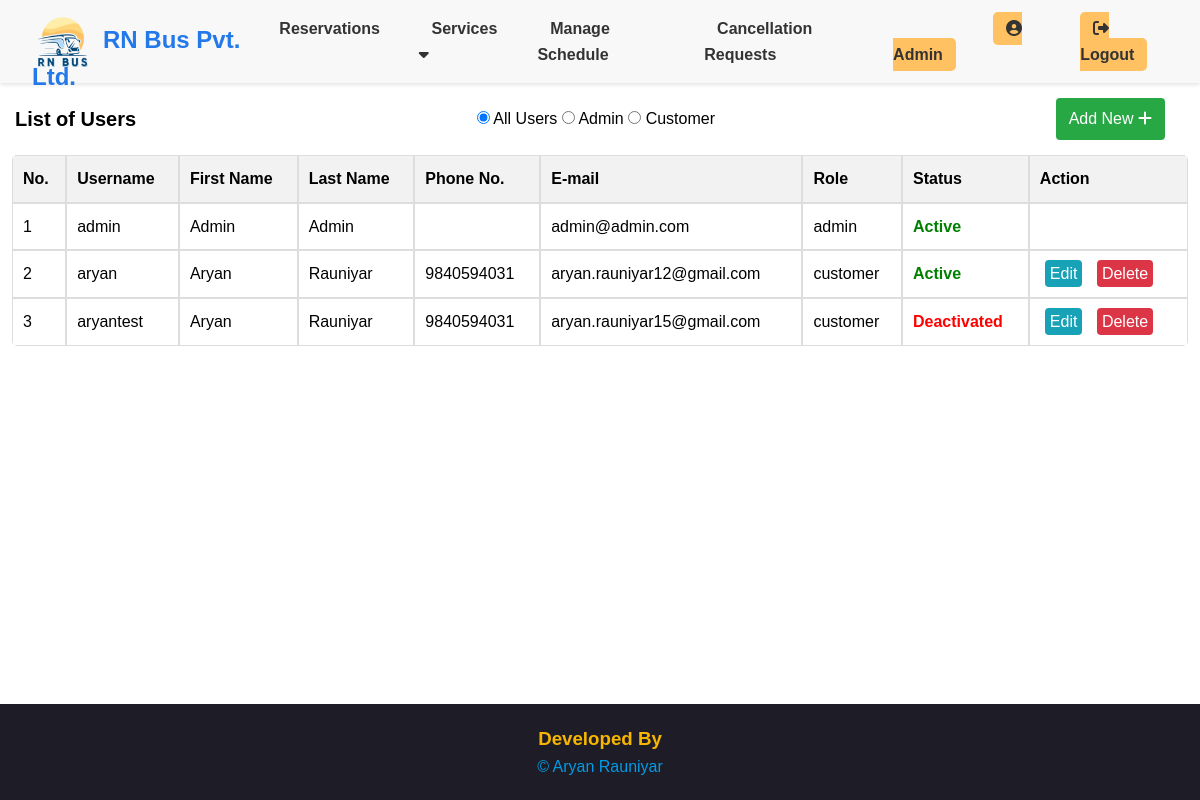
Page /admin/list_users.php (signed in) on the committed database.
### tables this page shows
CREATE TABLE `users` (
  `id` int(11) NOT NULL,
  `username` varchar(50) NOT NULL,
  `password` varchar(255) NOT NULL,
  `firstname` varchar(255) NOT NULL,
  `lastname` varchar(255) NOT NULL,
  `phoneno` varchar(255) NOT NULL,
  `email` varchar(100) NOT NULL,
  `user_role` varchar(255) NOT NULL,
  `user_image` text NOT NULL,
  `status` int(11) NOT NULL,
  `activation_code` varchar(250) DEFAULT NULL
);

### admin/list_users.php (the view, shortened to what this page needs)
<?php
$servername = "localhost";
$username = "root";
$password = "";
$dbname = "rn_bus_db";
$conn = new mysqli($servername, $username, $password, $dbname);
$sql = "SELECT id, username, firstname, lastname, phoneno, email, status, user_role FROM users";
$result = $conn->query($sql);
?>
<!DOCTYPE html>
<html lang="en">
<head>
    <link rel="stylesheet" href="style.css">
    <link rel="stylesheet" href="list_bus.css">
    <link rel="stylesheet" href="https://cdnjs.cloudflare.com/ajax/libs/font-awesome/6.2.0/css/all.min.css">
</head>
<body>
    <header>
        <nav class="navbar">
            <a class="linklogo" href="../"><img class="logo" src="../images/logo2.png" style="height: inherit; margin: 0px 6px;">RN Bus Pvt. Ltd.</a>
            <ul class="nav-links">
                <li><a href="list_reservations.php">Reservations</a></li>
                <li class="dropdown">
                        <a href="#">Services <i class="fa fa-caret-down" aria-hidden="true"></i></a>
                </li>
                <li><a href="manage_schedule.php">Manage Schedule</a></li>
                <li><a href="list_cancelrequest.php">Cancellation Requests</a></li>
                 <li ><a href="profile.php" class="profile-btn" style="margin-left: 100px;"><i class="fas fa-user-circle"></i> <?=$_SESSION['firstname']?></a></li>
                <li><a href="logout.php" class="login-btn"><i class="fas fa-sign-out-alt"></i> Logout</a></li>
            </ul>
        </nav>
    </header>
    <main>
        <div class="listtop">
    <h2>List of Users</h2>
    <div class="filter-options">
    <label>
        <input type="radio" name="filter" value="all" checked> All Users
    </label>
    <label>
        <input type="radio" name="filter" value="admin"> Admin
    </label>
    <label>
        <input type="radio" name="filter" value="customer"> Customer
    </label>
</div>
    <button name="add"  type="button" onclick="window.location.href='add_user.php'">Add New <i class="fa fa-plus"></i></button>
</div>
<table>
    <thead>
        <tr>
            <th>No.</th>
            <th>Username</th>
            <th>First Name</th>
            <th>Last Name</th>
            <th>Phone No.</th>
            <th>E-mail</th>
            <th>Role</th>
            <th>Status</th>
            <th>Action</th>
        </tr>
    </thead>
    <tbody>
        <?php if ($result->num_rows > 0): ?>
            <?php $index = 1; ?>
            <?php while ($row = $result->fetch_assoc()): ?>
                <tr>
                    <td><?= $index++; ?></td>
                    <td><?= htmlspecialchars($row["username"]); ?></td>
                    <td><?= htmlspecialchars($row["firstname"]); ?></td>
                    <td><?= htmlspecialchars($row["lastname"]); ?></td>
                    <td><?= htmlspecialchars($row["phoneno"]); ?></td>
                    <td><?= htmlspecialchars($row["email"]); ?></td>
                    <td><?= htmlspecialchars($row["user_role"]); ?></td>
                    <td class="<?= $row["status"] == 1 ? 'status-active' : ($row["status"] == 2 ? 'status-deactivated' : 'status-inactive') ?>">
                        <?= $row["status"] == 1 ? 'Active' : ($row["status"] == 2 ? 'Deactivated' : 'Inactive') ?>
                    </td>
                    <td>
                        <?php if($row["user_role"]=="customer"):?>
                        <a class="action-btn-edit" onclick="openEditModal(<?= $row['id']; ?>, '<?= htmlspecialchars($row['username']); ?>', '<?= htmlspecialchars($row['firstname']); ?>', '<?= htmlspecialchars($row['lastname']); ?>', '<?= htmlspecialchars($row['phoneno']); ?>', '<?= htmlspecialchars($row['email']); ?>', '<?= htmlspecialchars($row['user_role']); ?>', '<?= htmlspecialchars($row['status']); ?>')">Edit</a>
                        <a href="delete_user.php?id=<?= $row["id"]; ?>" class="action-btn-delete" onclick="return confirm('Are you sure you want to delete this user?');">Delete</a>
                            <?php else:?>
                                <?php endif;?>
                    </td>
                </tr>
            <?php endwhile; ?>
        <?php else: ?>
            <tr>
                <td colspan="5">No Users found.</td>
            </tr>
        <?php endif; ?>
    </tbody>
</table>
    </main>
<br><br>
<footer class="footer">
    <h3 class="dev">Developed By</h3>
    <p><a class="mylink" href="https://aryanrauniyar.com.np">&copy; Aryan Rauniyar</a></p>
</footer>
</body>
</html>

### admin/style.css (style rules this page uses)
* { margin: 0; padding: 0; box-sizing: border-box; font-family: 'Trebuchet MS', 'Lucida Sans Unicode', 'Lucida Grande', 'Lucida Sans', Arial, sans-serif; }
html { height: 100%; margin: 0; }
body { min-width: 1024px; overflow-x: auto; height: 100%; margin: 0; }
body { font-family: Arial, sans-serif; line-height: 1.6; display: flex; flex-direction: column; }
header { top: 0; width: 100%; background: #f8f8f8; box-shadow: 0 2px 4px rgba(0, 0, 0, 0.1); z-index: 1000; }
.navbar { display: flex; justify-content: space-between; align-items: center; padding: 1rem 2rem; }
.navbar .linklogo { font-weight: bold; font-family: 'Trebuchet MS', 'Lucida Sans Unicode', 'Lucida Grande', 'Lucida Sans', Arial, sans-serif; font-size: 1.5rem; color: #2379e9; }
.linklogo { float: left; padding: 0px; font-size: 18px; line-height: 20px; height: 50px; text-decoration: none; }
.logo { overflow-clip-margin: content-box; overflow: clip; vertical-align: middle; }
.nav-links { list-style: none; display: flex; gap: 1rem; }
.nav-links li a { text-decoration: none; color: #333; font-weight: bold; padding: 0.5rem 0.8rem; border-radius: 5px; transition: background 0.3s ease; }
.navbar li:nth-child(1), .navbar li:nth-child(2), .navbar li:nth-child(3) { margin-right: 10px; }
.login-btn { background: #ffc162; color: white; border-radius: 5px; padding: 0.5rem 1rem; }
.nav-links li { position: relative; }
.footer { background-color: #1E1C26; color: white; text-align: center; padding: 50px 0; font-size: 16px; width: 100%; position: relative; margin-top: 40px; }
footer p { margin: 0; }
.mylink { text-decoration: none; color: #039be5; }
.profile-btn { background: #ffc162; color: white; border-radius: 5px; padding: 0.5rem 1rem; }

### admin/list_bus.css (style rules this page uses)
html, body { height: 100%; margin: 0; }
body { display: flex; flex-direction: column; }
.footer { margin-top: auto; background-color: #1E1C26; text-align: center; padding: 20px; }
.dev { color: #f8b600; }
.mylink { text-decoration: none; color: #039be5; }
table { width: 98%; margin: 0 auto; border-collapse: separate; border-spacing: 0; border-radius: 5px; overflow: hidden; margin-bottom: 5px; }
th, td { padding: 10px; text-align: left; border: 1px solid #ddd; }
th { background-color: #f2f2f2; }
.status-active { color: green; font-weight: bold; }
.status-deactivated { color: red; font-weight: bold; }
.action-btn-edit { margin: 0 5px; text-decoration: none; color: #fff; background-color: #17a2b8; border-color: #17a2b8; padding: 5px; border-radius: 0.25rem; }
.action-btn-delete { margin: 0 5px; text-decoration: none; color: #fff; background-color: #dc3545; border-color: #dc3545; padding: 5px; border-radius: 0.25rem; }
.listtop { display: flex; align-items: center; justify-content: space-between; margin-bottom: 20px; margin: 15px 15px; }
.listtop h2 { margin: 0; font-size: 20px; }
.listtop button { padding: 8px 12px; font-size: 16px; cursor: pointer; color: #fff; background-color: #28a745; border-color: #28a745; border: 1px solid transparent; font-size: 1rem; line-height: 1.5; border-radius: .25rem; transition: color .15s ease-in-out, background-color .15s ease-in-out, border-color .15s ease-in-out, box-shadow .15s ease-in-out; margin-right: 20px; }

### rows in the picture
users: username "admin", firstname "Admin", lastname "Admin", email "admin@admin.com", user_role "admin", status "Active"
users: username "aryan", firstname "Aryan", lastname "Rauniyar", phoneno "9840594031", email "aryan.rauniyar12@gmail.com", user_role "customer", status "Active"
users: username "aryantest", firstname "Aryan", lastname "Rauniyar", phoneno "9840594031", email "aryan.rauniyar15@gmail.com", user_role "customer", status "Deactivated"

### other values in the picture
$_SESSION['firstname'] "Admin"
